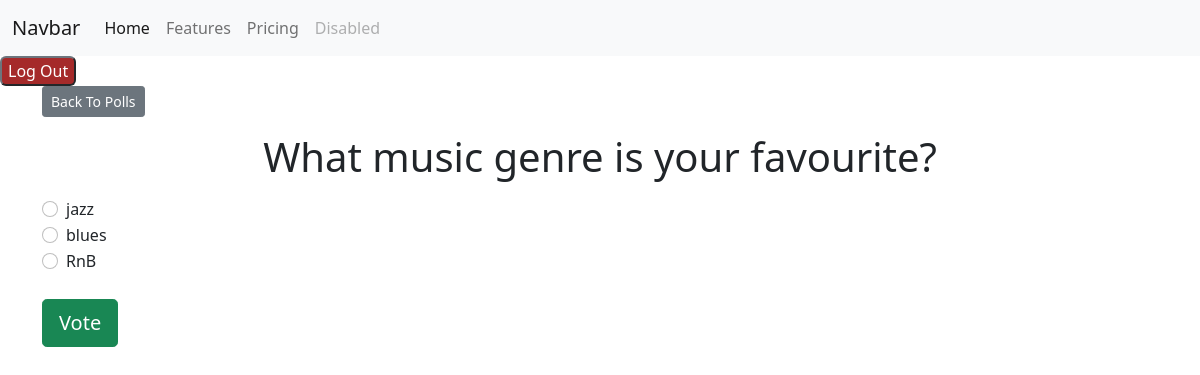
Page /polls/4/ (signed in) on the earlier database version.
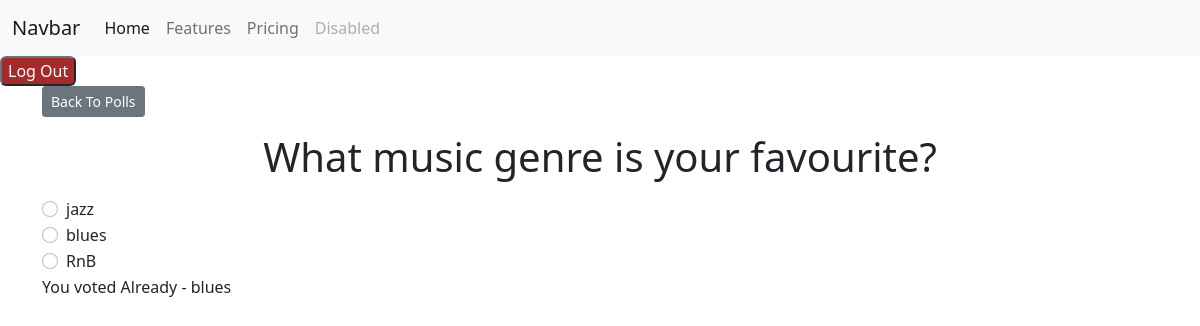
Same page on the later database version.
### polls/models.py (models this page shows, shortened)
class Question(models.Model):
    question_text = models.CharField(max_length=200)
    pub_date = models.DateTimeField("date published")
    posted_by = models.ForeignKey(User, on_delete=models.SET_NULL, null=True, blank=True)
    timestamp = models.DateTimeField(default=timezone.now)

class Choice(models.Model):
    question = models.ForeignKey(Question, on_delete=models.CASCADE)
    choice_text = models.CharField(max_length=200)
    votes = models.IntegerField(default=0)
    voter = models.ForeignKey(User, on_delete=models.SET_NULL, related_name="votes", null=True, blank=True)
    timestamp = models.DateTimeField(default=timezone.now)
    def __str__(self):
        return self.choice_text

class Vote(models.Model):
    choice = models.ForeignKey(Choice,on_delete=models.CASCADE)
    voter = models.ForeignKey(User,on_delete=models.CASCADE)

### polls/views.py (the view)
# urls.py: path("<int:pk>/", views.DetailView.as_view(), name="detail"),
class DetailView(LoginRequiredMixin,generic.DetailView):
    login_url = "users:login"
    redirect_field_name = "redirect_to"
    model = Question
    template_name = "polls/detail.html"
    def get_context_data(self, **kwargs):
        context = super().get_context_data(**kwargs)
        context['voted'] = Vote.objects.filter(choice__question=self.object,  voter=self.request.user).first()
        return context
    def get_queryset(self):
        return Question.objects.filter(pub_date__lte=timezone.now())

### polls/templates/polls/detail.html (shortened to what this page needs)
{% extends 'base.html' %}
    {% block content %}
    <a class="btn btn-secondary btn-sm mb-3" href="{% url 'polls:index' %}">Back To Polls</a>
    <h1 class="text-center mb-3">{{ question.question_text }}</h1>
    <form action="{% url 'polls:vote' question.id %}" method="post">
        {% for choice in question.choice_set.all %}
        <div class="form-check">
            <input type="radio" name="choice" class="form-check-input" id="choice{{ forloop.counter }}"
                value="{{ choice.id }}" />
            <label for="choice{{ forloop.counter }}">{{ choice.choice_text }}</label>
        </div>
        {% endfor %}
        {%if voted %}
        You voted Already -  {{voted.choice}}
        {%else%}
       <input type="submit" value="Vote" class="btn btn-success btn-lg btn-block mt-4" />
        {%endif%}
    </form>
    {% endblock %}

### polls/templates/base.html (shortened to what this page needs)
<!DOCTYPE html>
<html lang="en">
<head>
    <link href="https://cdn.jsdelivr.net/npm/bootstrap@5.0.2/dist/css/bootstrap.min.css" rel="stylesheet">    <title>Voting Site {% block title %}{% endblock %}</title>
</head>
<body>
    {% include 'partials/_navbar.html'%}
    <div class="container">
        <div class="row">
            <div class=".col-md-6 m-auto">
                {% block content %}{% endblock%}
            </div>
        </div>
    </div>
</body>
</html>

### polls/templates/partials/_navbar.html (shortened to what this page needs)
<nav class="navbar navbar-expand-lg navbar-light bg-light">
  <div class="container-fluid">
    <a class="navbar-brand" href="#">Navbar</a>
    <div class="collapse navbar-collapse" id="navbarNav">
      <ul class="navbar-nav">
        <li class="nav-item">
          <a class="nav-link active" aria-current="page" href="#">Home</a>
        </li>
        <li class="nav-item">
          <a class="nav-link" href="#">Features</a>
        </li>
        <li class="nav-item">
          <a class="nav-link" href="#">Pricing</a>
        </li>
        <li class="nav-item">
          <a class="nav-link disabled" href="#" tabindex="-1" aria-disabled="true">Disabled</a>
        </li>
      </ul>
    </div>
  </div>
</nav>
<form action="{% url 'polls:logout' %}" method="post">
  <button type="submit" class="btn-secondary" button style="background-color: brown; border-radius: 6px;">Log
    Out</button>
</form>

Differences in the rows shown:
added Vote: choice "blues"
Other differences:
form field value: "Vote" → (not shown)
text now shown: "You voted Already -"
